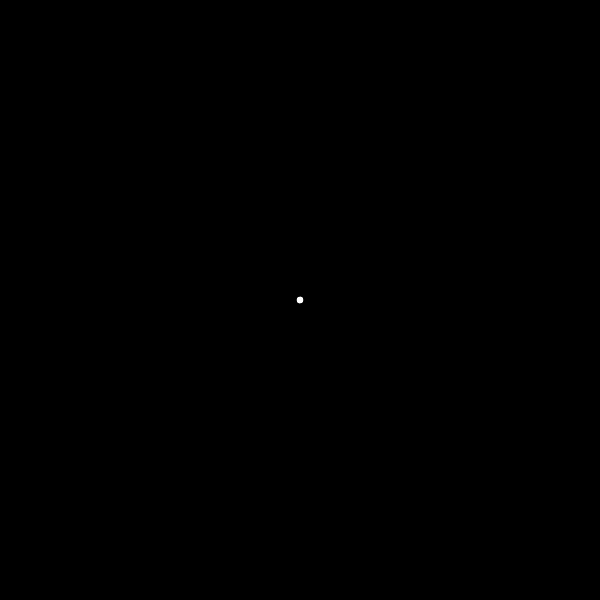
Frame 1 (no input)
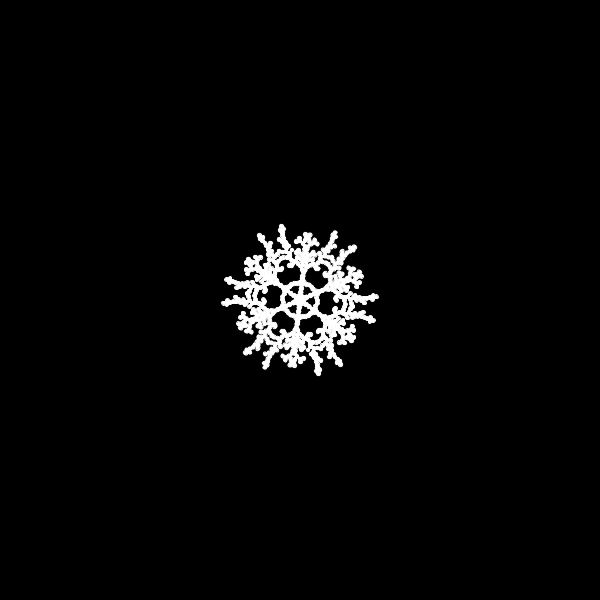
Frame 60 (the mouse pressed at the canvas centre just before this capture)
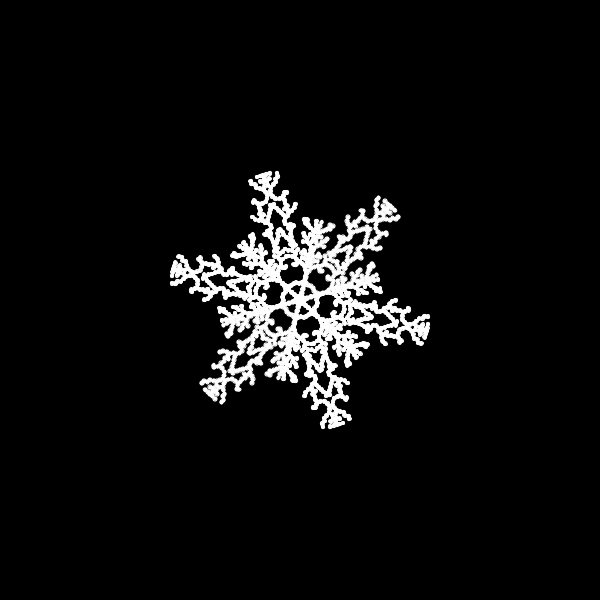
Frame 120 (the mouse held since frame 60 and released just before this capture)

The Processing sketch that drew these frames (run headless with seeded random() and noise(); from frame 60 on, the mouse is pressed at the canvas centre):

// Processing sketch: Coding_Challenge__127_Brownian_Tree_Snowflake
// ── Coding_Challenge__127_Brownian_Tree_Snowflake.pde
Particle current;
ArrayList<Particle> snowflake;
float rAngle= 0;
boolean flag = true;
void setup() {
  size(600, 600);
  //background(0);
  current = new  Particle(width/2, 0);
  snowflake = new ArrayList<Particle>();
}


void draw() {
  translate(width/2, height/2);
  rotate(rAngle);
  background(0);
  current.update();


  while (!current.finished() && !current.intersects(snowflake)) {
    current.update();
  }


  if (snowflake.size()<2) {
    snowflake.add(current);
    current = new Particle(width/2, 0);
  } else {
    if (snowflake.get(snowflake.size()-1).pos.x != snowflake.get(snowflake.size()-2).pos.x&&
      snowflake.get(snowflake.size()-1).pos.y != snowflake.get(snowflake.size()-2).pos.y
      ) {
        print('1');
      snowflake.add(current);
      current = new Particle(width/2, 0);
    }
  }


  for (int i =0; i<6; i++) {
    rotate(PI/3);
    for (Particle p : snowflake) {
      p.show();
    }
    pushMatrix();
    scale(1, -1);
    for (Particle p : snowflake) {
      p.show();
    }
    popMatrix();
  }
  rAngle += 0.002;
}

// ── Particle.pde
class Particle {
  PVector pos;
  float r;
  Particle(float x, float y) {
    pos = new PVector(x, y);
    r=2;
  }
  void update() {
    pos.x -= 1;
    float n = random(4);
    pos.y+= random(-n, n);


    float angle = pos.heading();
    angle = constrain(angle, 0, PI/6);
    float magnitude = pos.mag();
    pos = PVector.fromAngle(angle);
    pos.setMag(magnitude);
    
  }

  void show() {
    fill(255);
    stroke(255);
    ellipse(pos.x, pos.y, r*2, r*2);
  }
  
  boolean intersects(ArrayList<Particle> snowflake) {
    boolean result = false;
    for (Particle s : snowflake) {
      float d= dist(s.pos.x, s.pos.y, pos.x, pos.y);
      if (d<r*2) {
        result = true;
        break;
      }
    }
    return result;
  }

  boolean finished() {
    return (pos.x<1);
  }
}
